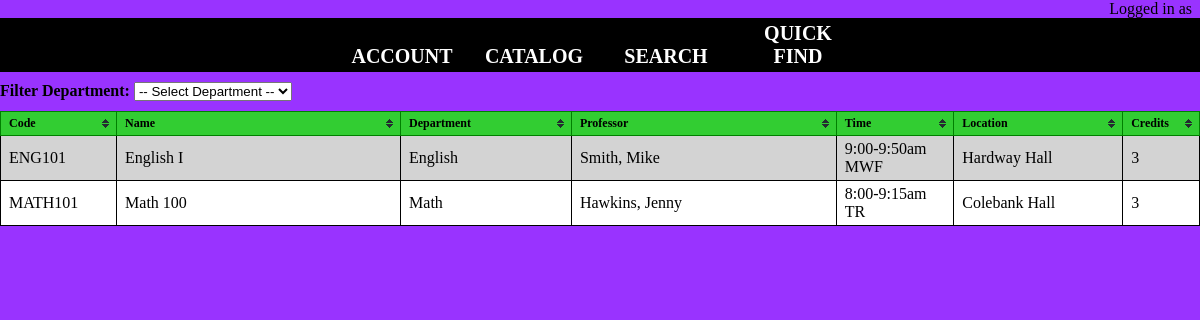
Screenshot of /php/catalog.php with the database file from the repository.
### tables this page shows
CREATE TABLE `courses` (
  `code` varchar(8) NOT NULL,
  `title` varchar(10) NOT NULL,
  `days` varchar(7) NOT NULL,
  `begin_time` varchar(5) NOT NULL,
  `end_time` varchar(5) NOT NULL,
  `credits` int(2) NOT NULL,
  `professor_last_name` varchar(30) NOT NULL,
  `professor_first_name` varchar(30) NOT NULL,
  `location` varchar(40) NOT NULL,
  `department` varchar(40) NOT NULL,
  `am_pm` varchar(2) NOT NULL,
  PRIMARY KEY (`code`),
  FULLTEXT KEY `title` (`title`),
  FULLTEXT KEY `professor_last_name` (`professor_last_name`),
  FULLTEXT KEY `professor_first_name` (`professor_first_name`),
  FULLTEXT KEY `location` (`location`),
  FULLTEXT KEY `department` (`department`)
);

### php/catalog.php (the view, shortened to what this page needs)
<!DOCTYPE html>
<?php
    require_once("config.php");
?>
<html>
    <head>
       <link rel="stylesheet" href="../css/catalogstyles.css"/>
    </head>
     <body>
        <?php include("../php/navigation.php"); ?>
        <div id="filterdepartment">
                 <label>Filter Department:
                    <select id="departmentfilter">
                            <option>-- Select Department --</option>
                    </select>
                 </label>
        </div>
        <table id="tablecatalog" class="tablesorter">
              <thead>
                    <tr id="headerRow">
                         <th class="code">Code</th>
                         <th class="name">Name</th>
                         <th class="department">Department</th>
                         <th class="professor">Professor</th>
                         <th class="time">Time</th>
                         <th class="location">Location</th>
                         <th class="credits">Credits</th>
                    </tr>
               </thead>
                 <tbody>
                    <?php $result = $conn->query("SELECT * FROM courses");
                          if($result) {
                                while($row = $result->fetch_assoc()) {
                                    echo "<tr>";
                                        echo "<td>", $row['code'], "</td>";
                                        echo "<td>", $row['title'], "</td>";
                                        echo "<td>", $row['department'], "</td>";
                                        echo "<td>", $row['professor_last_name'],  ", ", $row['professor_first_name']; "</td>";
                                        echo "<td>", $row['begin_time'], "-", $row['end_time'], $row['am_pm'],  " ",  $row['days'], "</td>";
                                        echo "<td>", $row['location'], "</td>";
                                        echo "<td>", $row['credits'], "</td>";
                                    echo "</tr>";
                                  }
                            } ?>
                 </tbody>
             </table>
       </body>
</html>

### php/navigation.php
<link rel="stylesheet" href="../css/accountstyles.css"/>
<div id="loggedincontainer">
           <label id="loggedinlabel"> Logged in as <span id="fontusername"><?php echo $_SESSION['username']; ?></span></label>
</div>
<div id="nav">
          <ul class="navelements">
            <li><a href="http://localhost/php/account.php" class="links">Account</a></li>
            <li><a href="http://localhost/php/catalog.php" class="links">Catalog</a></li>
            <li><a href="http://localhost/php/search.php" class="links">Search</a></li>
            <li><a href="http://localhost/php/quickfind.php" class="links">Quick Find</a></li>
          </ul>
</div>

### css/catalogstyles.css (style rules this page uses)
* { padding:0; margin:0 }
body { background-color: #9933ff; }
#nav ul { margin-bottom: 10px; padding: 0; text-align: center; background-color: #000000; }
#nav ul li { display: inline; list-style: none; }
#nav li a:link, #nav li a:visited { width: 120px; padding: 4px; font-weight: bold; color: #FFFFFF; display: inline-block; background-color: #000000; text-align: center; font-size: 20px; text-decoration: none; text-transform: uppercase; }
.tablesorter thead tr th.header { background-image: url("../plugins/tablesorter/themes/blue/bg.gif"); background-repeat: no-repeat; background-position: center right; cursor: pointer; }
th.credits { width: 6%; }
th.code { width: 6%; }
th.time { width: 10%; }
th.location { width: 15%; }
th.name { width: 22%; }
th.department { width: 15%; }
th.professor { width: 20%; }
#filterdepartment { display: inline-block; margin-bottom: 10px; }
#filterdepartment label { font-weight: bold; }
.tablesorter td { border: 1px solid black; padding: 4px 8px; }

### css/accountstyles.css (style rules this page uses)
* { padding:0; margin:0 }
body { background-color: #9933ff; }
#nav ul { margin-bottom: 10px; padding: 0; text-align: center; background-color: #000000; }
#nav ul li { display: inline; list-style: none; }
#nav li a:link, #nav li a:visited { width: 120px; padding: 4px; font-weight: bold; color: #FFFFFF; display: inline-block; background-color: #000000; text-align: center; font-size: 20px; text-decoration: none; text-transform: uppercase; }
.tablesorter { width: 100%; border-collapse: collapse; border: 1px solid black; }
.tablesorter thead tr th { text-align: left; font-size: 12px; background-color: limegreen; padding: 4px 30px 4px 8px; border: 1px solid green; }
.tablesorter th.header { background-image: url("../plugins/tablesorter/themes/blue/bg.gif"); background-repeat: no-repeat; background-position: center right; cursor: pointer; }
th.checkbox, th.credits { width: 2%; }
th.code { width: 6%; }
th.time { width: 10%; }
th.location { width: 15%; }
th.name { width: 26%; }
th.department { width: 15%; }
th.professor { width: 24%; }
.tablesorter td { border: 1px solid black; }
table { border-collapse: separate; border-spacing: 0; }
#tablesummary th, td { padding: 3px 10px; }
#loggedincontainer { height: 20%; text-align: right; }
#loggedinlabel { padding-right: 8px; }
th.code { width: 10%; }
th.credits { width: 10%; }
.tablesorter tbody tr:nth-child(odd) { background-color: #D3D3D3; }
.tablesorter tbody tr:nth-child(even) { background-color: #FFFFFF; }

### rows the page displays
courses: code "ENG101", title "English I", department "English", professor_last_name "Smith", professor_first_name "Mike", begin_time "9:00", end_time "9:50", am_pm "am", days "MWF", location "Hardway Hall", credits "3"
courses: code "MATH101", title "Math 100", department "Math", professor_last_name "Hawkins", professor_first_name "Jenny", begin_time "8:00", end_time "9:15", am_pm "am", days "TR", location "Colebank Hall", credits "3"
